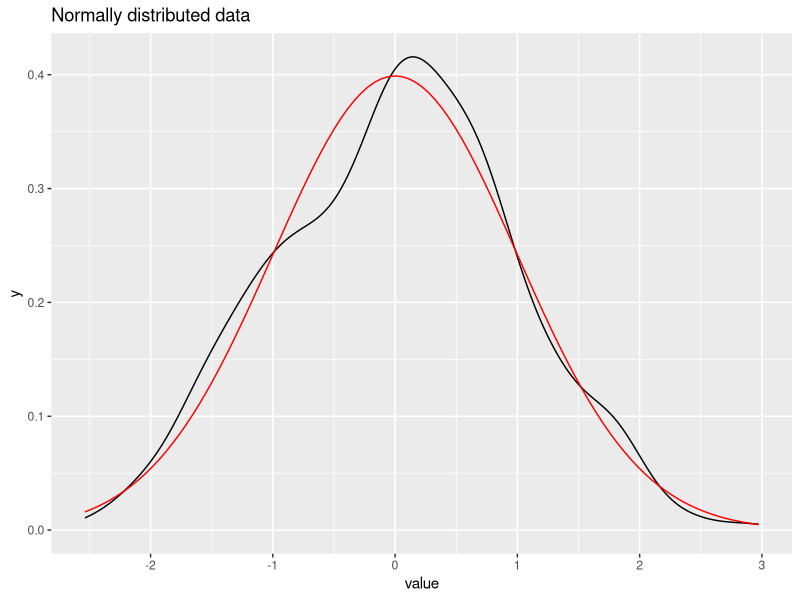
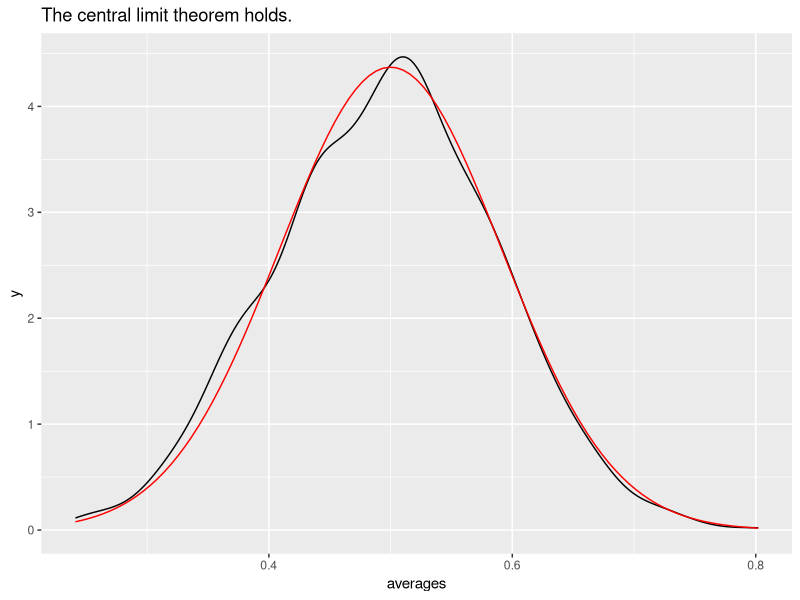

R code for these plots, in order:
# Activity 04_03: using stat_function

library(ggplot2)

# checking the empirical distribution against the theoretical distribution

ggplot(data.frame( value = rnorm(1E3))) +
  geom_density(aes(x=value)) +
  stat_function(fun = dnorm, colour='red') + # theory
  ggtitle("Normally distributed data")

# passing parameters to the plotted function
# simple application of the central limit theorem

# compute 1000 averages of 10 uniformly distributed values between 0 and 1.
# According to the central limit theorem, they should be normally distributed with 
# . mean = mean(unif[0,1])=0.5 
# and 
# . standard deviation sd = sd(unif[0,1])/sqrt(10) =  sqrt(1/12)/sqrt(10) = 0.09128709

someAverages <- data.frame( averages = replicate(1E3, mean(runif(10))))

# predicted mean and standard deviation from the central limit theorem.
predictedMean <- 0.5
predictedStandardDeviation <- sqrt(1/12)/sqrt(10)

ggplot(someAverages) +
  geom_density(aes( x = averages)) +
  stat_function(
    fun = dnorm, 
    colour='red', 
    args = list( mean = predictedMean, sd = predictedStandardDeviation )) +
  ggtitle("The central limit theorem holds.")

# For more information:
# http://docs.ggplot2.org/current/stat_function.html